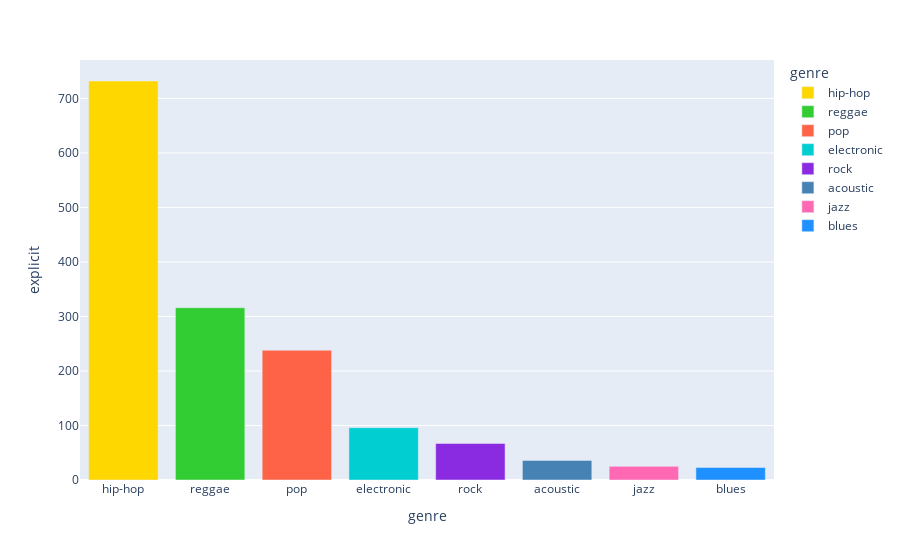

Here is the notebook cell this chart was saved with:
### Markdown cell above
--- 
# Các thể loại chứa từ ngữ nhạy cảm

### Code cell
explicit_by_genre = train_data[train_data['explicit'] == 1].groupby('genre')["explicit"].count().reset_index().sort_values(by="explicit", ascending=False)
px.bar(data_frame=explicit_by_genre, x="genre", y="explicit", color="genre", color_discrete_map=color_dict)

### Figure 1 — Plotly figure (JSON) as saved in the notebook; plotly's stock layout.template omitted (floating-point values rounded to 4 significant figures)
{"data": [{"alignmentgroup": "True", "hovertemplate": "genre=%{x}<br>explicit=%{y}<extra></extra>", "legendgroup": "hip-hop", "marker": {"color": "#FFD700", "pattern": {"shape": ""}}, "name": "hip-hop", "offsetgroup": "hip-hop", "orientation": "v", "showlegend": true, "textposition": "auto", "type": "bar", "x": ["hip-hop"], "xaxis": "x", "y": [732], "yaxis": "y"}, {"alignmentgroup": "True", "hovertemplate": "genre=%{x}<br>explicit=%{y}<extra></extra>", "legendgroup": "reggae", "marker": {"color": "#32CD32", "pattern": {"shape": ""}}, "name": "reggae", "offsetgroup": "reggae", "orientation": "v", "showlegend": true, "textposition": "auto", "type": "bar", "x": ["reggae"], "xaxis": "x", "y": [316], "yaxis": "y"}, {"alignmentgroup": "True", "hovertemplate": "genre=%{x}<br>explicit=%{y}<extra></extra>", "legendgroup": "pop", "marker": {"color": "#FF6347", "pattern": {"shape": ""}}, "name": "pop", "offsetgroup": "pop", "orientation": "v", "showlegend": true, "textposition": "auto", "type": "bar", "x": ["pop"], "xaxis": "x", "y": [238], "yaxis": "y"}, {"alignmentgroup": "True", "hovertemplate": "genre=%{x}<br>explicit=%{y}<extra></extra>", "legendgroup": "electronic", "marker": {"color": "#00CED1", "pattern": {"shape": ""}}, "name": "electronic", "offsetgroup": "electronic", "orientation": "v", "showlegend": true, "textposition": "auto", "type": "bar", "x": ["electronic"], "xaxis": "x", "y": [96], "yaxis": "y"}, {"alignmentgroup": "True", "hovertemplate": "genre=%{x}<br>explicit=%{y}<extra></extra>", "legendgroup": "rock", "marker": {"color": "#8A2BE2", "pattern": {"shape": ""}}, "name": "rock", "offsetgroup": "rock", "orientation": "v", "showlegend": true, "textposition": "auto", "type": "bar", "x": ["rock"], "xaxis": "x", "y": [67], "yaxis": "y"}, {"alignmentgroup": "True", "hovertemplate": "genre=%{x}<br>explicit=%{y}<extra></extra>", "legendgroup": "acoustic", "marker": {"color": "#4682B4", "pattern": {"shape": ""}}, "name": "acoustic", "offsetgroup": "acoustic", "orientation": "v", "showlegend": true, "textposition": "auto", "type": "bar", "x": ["acoustic"], "xaxis": "x", "y": [36], "yaxis": "y"}, {"alignmentgroup": "True", "hovertemplate": "genre=%{x}<br>explicit=%{y}<extra></extra>", "legendgroup": "jazz", "marker": {"color": "#FF69B4", "pattern": {"shape": ""}}, "name": "jazz", "offsetgroup": "jazz", "orientation": "v", "showlegend": true, "textposition": "auto", "type": "bar", "x": ["jazz"], "xaxis": "x", "y": [25], "yaxis": "y"}, {"alignmentgroup": "True", "hovertemplate": "genre=%{x}<br>explicit=%{y}<extra></extra>", "legendgroup": "blues", "marker": {"color": "#1E90FF", "pattern": {"shape": ""}}, "name": "blues", "offsetgroup": "blues", "orientation": "v", "showlegend": true, "textposition": "auto", "type": "bar", "x": ["blues"], "xaxis": "x", "y": [23], "yaxis": "y"}], "layout": {"barmode": "relative", "legend": {"title": {"text": "genre"}, "tracegroupgap": 0}, "margin": {"t": 60}, "xaxis": {"anchor": "y", "categoryarray": ["hip-hop", "reggae", "pop", "electronic", "rock", "acoustic", "jazz", "blues"], "categoryorder": "array", "domain": [0, 1], "title": {"text": "genre"}}, "yaxis": {"anchor": "x", "domain": [0, 1], "title": {"text": "explicit"}}}}
